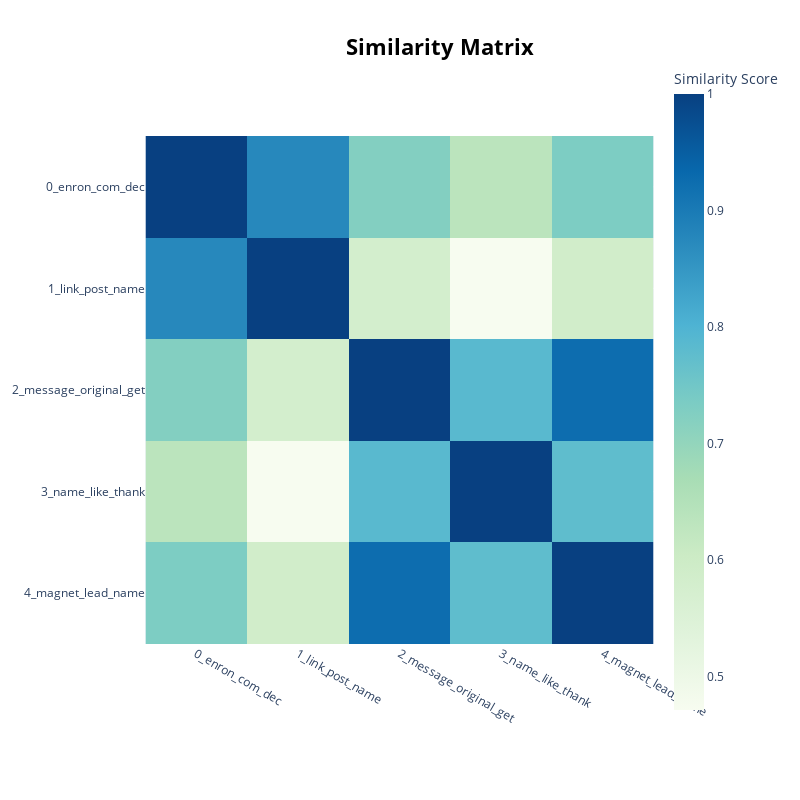

The code cell stored with this chart in its notebook:
### Code cell
model.visualize_heatmap()

### Figure 1 — Plotly figure (JSON) as saved in the notebook; plotly's stock layout.template omitted (floating-point values rounded to 4 significant figures)
{"data": [{"coloraxis": "coloraxis", "hovertemplate": "x: %{x}<br>y: %{y}<br>Similarity Score: %{z}<extra></extra>", "name": "0", "type": "heatmap", "x": ["0_enron_com_dec", "1_link_post_name", "2_message_original_get", "3_name_like_thank", "4_magnet_lead_name"], "xaxis": "x", "y": ["0_enron_com_dec", "1_link_post_name", "2_message_original_get", "3_name_like_thank", "4_magnet_lead_name"], "yaxis": "y", "z": [[1.0, 0.8747, 0.7237, 0.6345, 0.7327], [0.8747, 1.0, 0.5795, 0.4713, 0.5882], [0.7237, 0.5795, 1.0, 0.7858, 0.9241], [0.6345, 0.4713, 0.7858, 1.0, 0.7763], [0.7327, 0.5882, 0.9241, 0.7763, 1.0]]}], "layout": {"coloraxis": {"colorbar": {"title": {"text": "Similarity Score"}}, "colorscale": [[0, "rgb(247,252,240)"], [0.125, "rgb(224,243,219)"], [0.25, "rgb(204,235,197)"], [0.375, "rgb(168,221,181)"], [0.5, "rgb(123,204,196)"], [0.625, "rgb(78,179,211)"], [0.75, "rgb(43,140,190)"], [0.875, "rgb(8,104,172)"], [1, "rgb(8,64,129)"]]}, "height": 800, "hoverlabel": {"bgcolor": "white", "font": {"family": "Rockwell", "size": 16}}, "legend": {"title": {"text": "Trend"}}, "margin": {"t": 60}, "showlegend": true, "title": {"font": {"color": "Black", "size": 22}, "text": "<b>Similarity Matrix", "x": 0.55, "xanchor": "center", "y": 0.95, "yanchor": "top"}, "width": 800, "xaxis": {"anchor": "y", "constrain": "domain", "domain": [0, 1], "scaleanchor": "y"}, "yaxis": {"anchor": "x", "autorange": "reversed", "constrain": "domain", "domain": [0, 1]}}}
